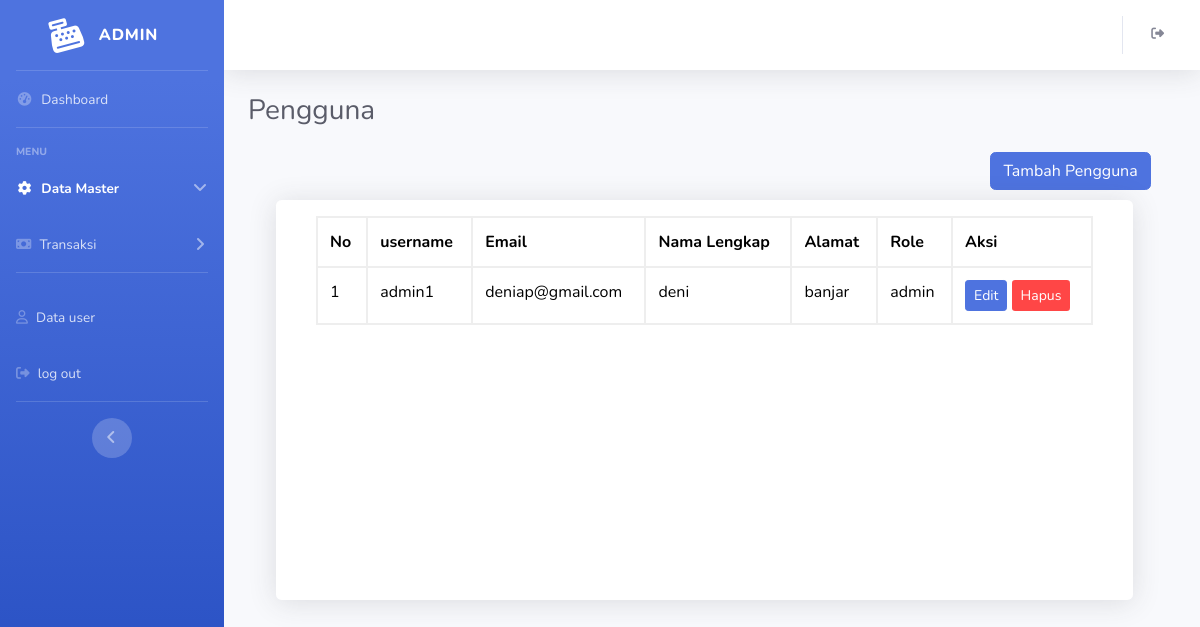
Screenshot of /admin/pengguna.php with the database file from the repository.
### tables this page shows
CREATE TABLE `user` (
  `user_id` int(11) NOT NULL,
  `toko_id` int(11) NOT NULL,
  `username` varchar(50) NOT NULL,
  `password` varchar(255) NOT NULL,
  `email` varchar(50) NOT NULL,
  `nama_lengkap` varchar(50) NOT NULL,
  `alamat` varchar(100) NOT NULL,
  `role` varchar(50) NOT NULL,
  `craeted_at` timestamp NOT NULL DEFAULT current_timestamp() ON UPDATE current_timestamp()
);

### admin/pengguna.php (the view, shortened to what this page needs)
<?php
include '../koneksi.php';
$sql = "SELECT user.*, toko.nama_toko  FROM user INNER JOIN toko ON user.toko_id=toko.toko_id;";
$result = mysqli_query($koneksi, $sql);
?>
<!DOCTYPE html>
<html lang="en">
<head>
    <link href="../SBAdmin/vendor/fontawesome-free/css/all.min.css" rel="stylesheet" type="text/css">
    <link rel="stylesheet" href="https://cdnjs.cloudflare.com/ajax/libs/font-awesome/6.5.1/css/all.min.css">
    <link href="../SBAdmin/css/sb-admin-2.min.css" rel="stylesheet">
</head>
<body id="page-top">
    <div id="wrapper">
        <ul class="navbar-nav bg-gradient-primary sidebar sidebar-dark accordion" id="accordionSidebar">
            <a class="sidebar-brand d-flex align-items-center justify-content-center" href="SBAdmin/index.php">
                <div class="sidebar-brand-icon rotate-n-15">
                    <i class="fa-solid fa-cash-register"></i>
                </div>
                <div class="sidebar-brand-text mx-3">admin</div>
            </a>
            <hr class="sidebar-divider my-0">
            <li class="nav-item">
                <a class="nav-link" href="index.php">
                    <i class="fas fa-fw fa-tachometer-alt"></i>
                    <span>Dashboard</span></a>
            </li>
            <hr class="sidebar-divider">
            <div class="sidebar-heading">
                Menu
            </div>
            <li class="nav-item active">
                <a class="nav-link" href="#" data-toggle="collapse" data-target="#collapseTwo" aria-expanded="true" aria-controls="collapseTwo">
                    <i class="fas fa-fw fa-cog"></i>
                    <span>Data Master</span>
                </a>
            </li>
            <li class="nav-item">
                <a class="nav-link collapsed" href="#" data-toggle="collapse" data-target="#collapseUtilities" aria-expanded="true" aria-controls="collapseUtilities">
                <i class="fa-solid fa-money-bill"></i>
                    <span>Transaksi</span>
                </a>
            </li>
            <hr class="sidebar-divider">
            <li class="nav-item">
                <a class="nav-link" href="pengguna.php">
                <i class="fa-regular fa-user"></i>
                    <span>Data user</span></a>
            </li>
            <li class="nav-item">
                <a class="nav-link" href="../Logout.php">
                <i class="fa-solid fa-right-from-bracket"></i>
                    <span>log out</span></a>
            </li>
            <hr class="sidebar-divider d-none d-md-block">
            <div class="text-center d-none d-md-inline">
                <button class="rounded-circle border-0" id="sidebarToggle"></button>
            </div>
        </ul>
        <div id="content-wrapper" class="d-flex flex-column">
            <div id="content">
                <nav class="navbar navbar-expand navbar-light bg-white topbar mb-4 static-top shadow">
                    <ul class="navbar-nav ml-auto">
                        <li class="nav-item dropdown no-arrow">
                            <a class="nav-link dropdown-toggle" href="#" id="userDropdown" role="button" data-toggle="dropdown" aria-haspopup="true" aria-expanded="false">
                                <span class="mr-2 d-none d-lg-inline text-gray-600 small">
                                    <i class="fa-solid fa-right-from-bracket"></i>
                            </a>
                        </li>
                    </ul>
                </nav>
                <div class="container-fluid">
                    <h1 class="h3 mb-4 text-gray-800">Pengguna</h1>
                    <a href="registrasi/registrasi_pengguna.php">
                        <button type="button" class="btn btn-primary" style="margin-left:80%;margin-bottom:10px;">Tambah Pengguna</button>
                    </a>
                    <div class="row">
                        <div class="col-lg-6">
                            <div class="table-container">
                                <div class="container" style="width:100%; ">
                                    <div class="table-container d-flex" style="width:180%; position:absolute; left:40px;">
                                        <div class="content shadow p-3 mb-5 bg-body-tertiary rounded" style="width:100%;height: 400px;; background-color:white;">
                                            <div class="container d-flex" style="position:relative; width:100%;">
                                                <table class="table" style="width:100%;height: 100%">
                                                    <?php
                                                    echo "<thead><th>No</th><th>username</th><th>Email</th><th>Nama Lengkap</th><th>Alamat</th><th>Role</th><th>Aksi</th></thead>";
                                                    if ($result->num_rows > 0) {
                                                        $i = 0;
                                                        while ($row = $result->fetch_assoc()) {
                                                            $i++;
                                                            echo "<tr>";
                                                            echo "<td>" . $i . "</td>";
                                                            echo "<td>" . $row["username"] . "</td>";
                                                            echo "<td>" . $row["email"] . "</td>";
                                                            echo "<td>" . $row["nama_lengkap"] . "</td>";
                                                            echo "<td>" . $row["alamat"] . "</td>";
                                                            echo "<td>" . $row["role"] . "</td>";
                                                            echo "<td>
                                                <a href='Edit/edit_pengguna.php?id=" . $row['user_id'] . " 'class='btn btn-sm btn-primary'>Edit</a>
                                                <a href='Delete/delete_pengguna.php?id=" . $row['user_id'] . " 'class='btn btn-sm' style='background-color:#FF4646; color:#fff'>Hapus</a>
                                            </td>";
                                                            echo "</tr>";
                                                        }
                                                        echo "</tbody></table>";
                                                    } else {
                                                        echo "Data tidak ditemukan";
                                                    }
                                                    ?>
                                            </div>
                                        </div>
                                    </div>
                                </div>
                            </div>
                        </div>
                    </div>
                </div>
</body>
</html>

### admin/pengguna.php (style rules this page uses)
.table thead th { border-bottom: 0px; }
th { border: 2px solid #eeeeee; background-color: white; color: black; }
tr, td { border: 2px solid #eeeeee; color: #000000; }

### rows the page displays
user: username "admin1", email "deniap@gmail.com", nama_lengkap "deni", alamat "banjar", role "admin"
